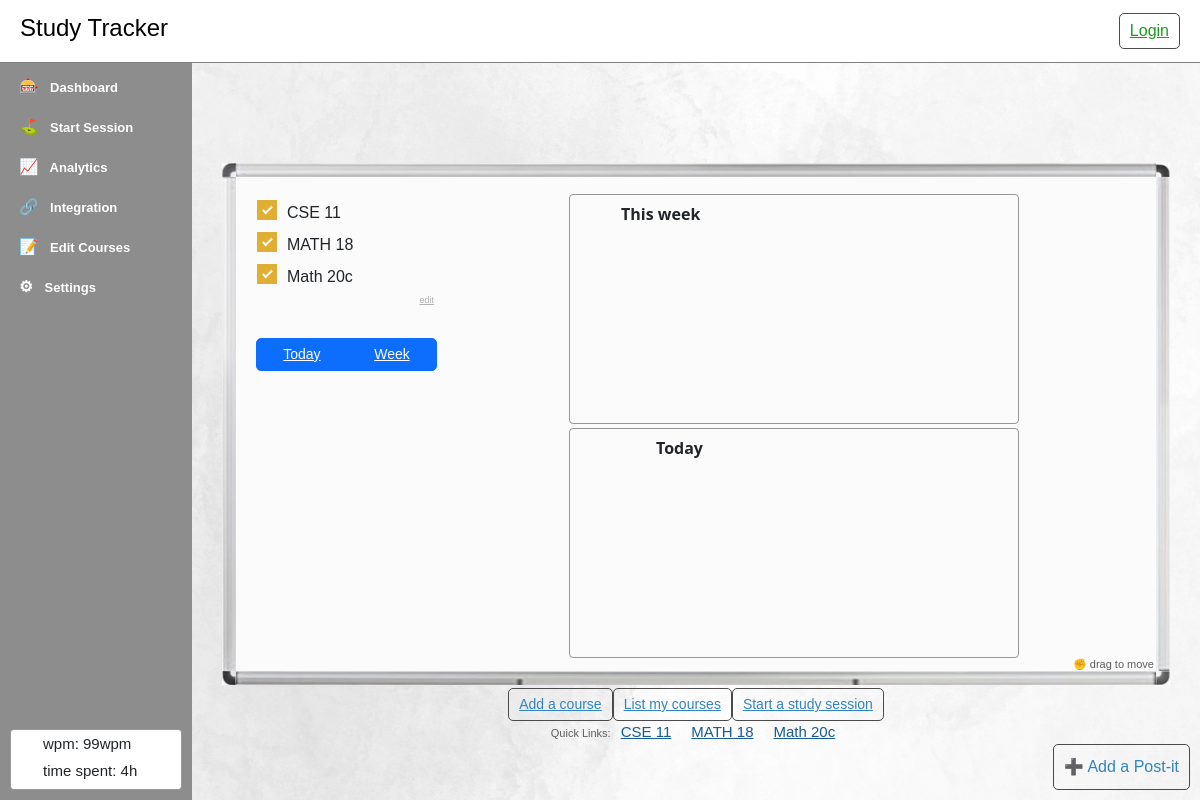
Page /courses/ on the earlier database version.
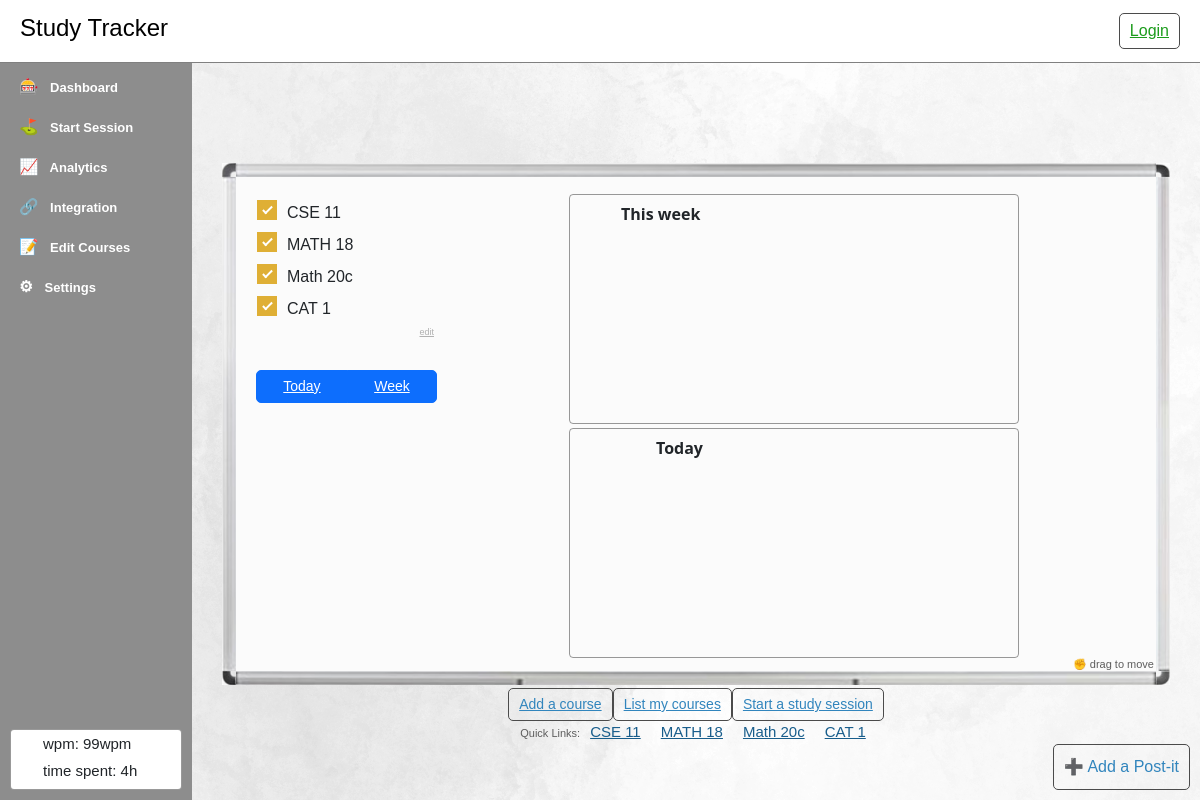
Same page on the later database version.
### courses/models.py (models this page shows)
class Course(models.Model):
    course_name = models.CharField(max_length=200)
    date_added = models.DateTimeField('Date added')
    def __str__(self):
        return self.course_name

### courses/views.py (the view)
# urls.py: path('', views.index, name='index'),
def index(request):
    courses = Course.objects.all()
    now = datetime.utcnow();
    jsData = {
        "study_sessions": [],
        "courses": {},
    }
    for c in courses:
        c_study_sessions = queries.get_study_sessions_byType(c.id, now, "month")
        jsData["courses"][c.id] = {
            "id": c.id,
            "course_name": c.course_name,
            "date_added": str(c.date_added),
        }
        for ss in c_study_sessions:
            pp.pprint(ss)
            jsData["study_sessions"].append({
                "course_name": c.course_name,
                "course_id": c.id,
                'session': {
                    'id': ss.id,
                    'start_date': str(ss.start_date),
                    'end_date': str(ss.end_date),
                    'last_ping': str(ss.last_ping),
                    'duration': ss.duration
                },
            })
    context = {
        'courses': courses,
        'jsData': jsData,
    }
    return render(request, 'courses/index.html', context=context)

### courses/models.py (called while the page is built)
    def __str__(self):
        return f'{self.course} study session for {self.duration} minutes'

### courses/queries.py (called while the page is built)
def get_study_sessions_byType(course_id, now, type):
    course = Course.objects.all().get(pk=course_id)
    start = None
    end = None
    if type == "month":
        start = now - timezone.timedelta(days=30)
        end = now
    elif type == "year":
        start = now - timezone.timedelta(days=360)
        end = now
    else:
        get_study_sessions_today()
    study_sessions = StudySession.objects.filter(course=course,
                                                 start_date__gte=start,
                                                 end_date__lte=end)
    return study_sessions

### courses/templatetags/js.py (called while the page is built)
@register.filter(is_safe=True)
def object_jsStr(obj):
    return mark_safe(json.dumps(obj))

### courses/templates/courses/index.html (shortened to what this page needs)
{% extends 'base.html' %}
{% load static %}
{% block content %}
{% include 'partials/_sidebar.html' %}
<div style="flex-grow: 20; overflow-x: hidden; position: relative;">
{% include 'partials/_postitBackground.html' %}
<div style="position: absolute; width: 100%; height: 100%; padding: 0px 30px;">
    <div class="" id="whiteboard" style="display: grid; grid-template-columns: 14px auto 14px; grid-template-rows: 14px auto 14px; width: 100%; margin-top: 100px;">
        {% include 'partials/_preWhiteboard.html' %}
            <div style="padding: 13px; grid-column: 2; grid-row: 2; background: #fbfbfb; display: flex; flex-direction: row; position: relative;">
                <div style="display: flex; flex-wrap: wrap; flex-direction: column; padding: 8px;">
                    {% if courses %}
                        <ul class="control-group" style="width: 180px; list-style-type: none; padding-left: 0px; margin: 0px;">
                            {% for c in courses %}
                                <label class="control control-checkbox">
                                    {{ c.course_name }}
                                    <div class="control_indicator"></div>
                                </label>
                            {% endfor %}
                        </ul>
                        <a style="margin: 0px; padding-right: 3px;" class="remarks" href="{% url 'courses:list' %}">edit</a>
                    {% else %}
                        <label>You don't have any courses yet</label>
                    {% endif %}
                    <div class="btn-group" role="group" style="margin-top: 30px;">
                        <label class="btn btn-outline-primary btn-sm" for="btnTodayGraph">Today</label>
                        <label class="btn btn-outline-primary btn-sm" for="btnWeekGraph">Week</label>
                    </div>
                </div>
                <div style="display: flex; justify-content: space-around; flex-grow: 3; flex-wrap: wrap;">
                    <div class="box dashboard-graphWeek" id="graphWeek" style="padding: 10px 16px 0px 0px; display: flex; flex-direction: column; max-height: 250px; max-width: 800px; min-width: 450px; width: 47%; height: 230px; margin-top: 4px;">
                        <h6 class="no-margin center" style="position: absolute; padding-left: 51px;">This week</h6>
                        <div id="weekChart" style="height: 100%;"></div>
                    </div>
                    <div class="box dashboard-graphToday" id="graphToday" style="padding: 10px 16px 0px 0px; display: flex; flex-direction: column; max-height: 250px; max-width: 800px; min-width: 450px; width: 47%; height: 230px; margin-top: 4px;">
                        <h6 class="no-margin center" style="position: absolute; padding-left: 86px;">Today</h6>
                        <div id="dayChart" style="height: 100%;"></div>
                    </div>
                </div>
                <div class="hover-grab" id="moveWhiteboard" style="position: absolute; bottom: -4px; right: 2px;"><p class="sub">✊ drag to move</p></div>
            </div>
        {% include 'partials/_postWhiteboard.html' %}
    </div>
    <div style="display: flex; width: 100%; justify-content: center; align-items: baseline; margin-top: 3px;">
        <a class="btn btn-sm" href="{% url 'courses:add_course' %}">Add a course</a>
        <a class="btn btn-sm" href="{% url 'courses:list' %}">List my courses</a>
        <a class="btn btn-sm" href="{% url 'courses:session' %}">Start a study session</a>
    </div>
    <div style="display: flex; width: 100%; justify-content: center; align-items: baseline;">
        {% if courses %}
            <p class="sub">Quick Links:</p>
            {% for c in courses %}
                <a style="margin: 0px 10px;" href="/courses/{{ c.id }}/">{{ c.course_name }}</a>
            {% endfor %}
        {% else %}
            <p>You have no courses yet.</p>
        {% endif %}
    </div>
</div>
</div>
{% endblock %}

Differences in the rows shown:
added Course: course_name "CAT 1"
